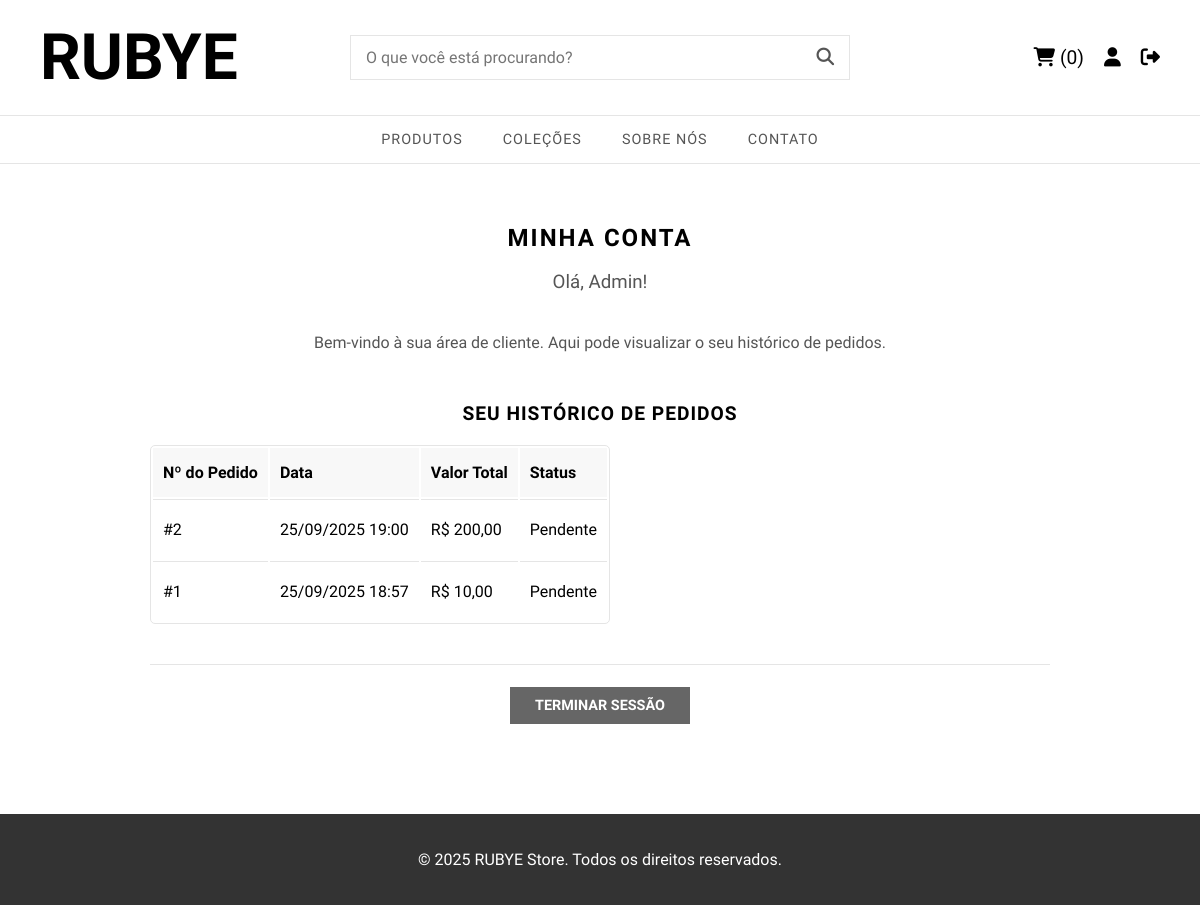
The app's page /minha_conta.php (signed in), older data.
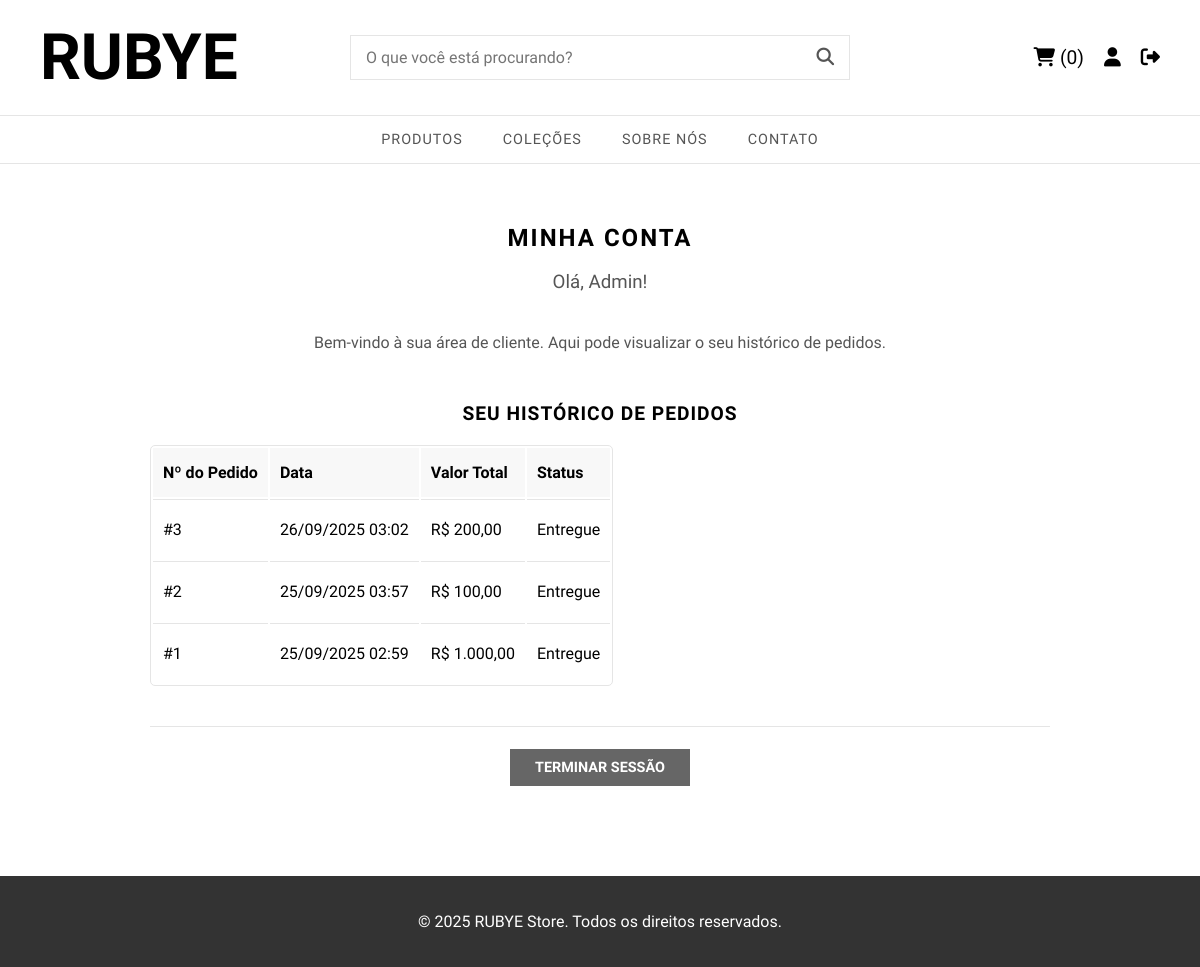
The same page, newer data.
### tables this page shows
CREATE TABLE `pedidos` (
  `id` int(11) NOT NULL,
  `usuario_id` int(11) NOT NULL,
  `total` decimal(10,2) NOT NULL,
  `status` enum('Pedido Recebido','Pagamento em Análise','Pagamento Confirmado','Em Separação','Enviado','Em rota de entrega','Entregue','Pedido Cancelado') NOT NULL DEFAULT 'Pedido Recebido',
  `data_pedido` timestamp NOT NULL DEFAULT current_timestamp()
);

### public/minha_conta.php (the view, shortened to what this page needs)
<?php
include 'partials/header.php';
$usuario_id = $_SESSION['usuario_id'];
?>
<div class="account-page">
    <h2>Minha Conta</h2>
    <h3>Olá, <?php echo htmlspecialchars($_SESSION['usuario_nome']); ?>!</h3>
    <p>Bem-vindo à sua área de cliente. Aqui pode visualizar o seu histórico de pedidos.</p>
    <div class="order-history">
        <h4>Seu Histórico de Pedidos</h4>
        <?php
        $stmt = $conexao->prepare("SELECT * FROM pedidos WHERE usuario_id = ? ORDER BY data_pedido DESC");
        $stmt->bind_param("i", $usuario_id);
        $stmt->execute();
        $pedidos = $stmt->get_result();
        if ($pedidos->num_rows > 0) :
        ?>
            <table>
                <thead>
                    <tr>
                        <th>Nº do Pedido</th>
                        <th>Data</th>
                        <th>Valor Total</th>
                        <th>Status</th>
                    </tr>
                </thead>
                <tbody>
                    <?php while ($pedido = $pedidos->fetch_assoc()) : ?>
                        <tr>
                            <td>#<?php echo $pedido['id']; ?></td>
                            <td><?php echo date('d/m/Y H:i', strtotime($pedido['data_pedido'])); ?></td>
                            <td>R$ <?php echo number_format($pedido['total'], 2, ',', '.'); ?></td>
                            <td><?php echo htmlspecialchars($pedido['status']); ?></td>
                        </tr>
                    <?php endwhile; ?>
                </tbody>
            </table>
        <?php else : ?>
            <p>Você ainda não fez nenhum pedido.</p>
        <?php endif; ?>
    </div>
    <div class="account-actions">
        <a href="logout.php" class="btn-secondary">Terminar Sessão</a>
    </div>
</div>
<?php include 'partials/footer.php'; ?>

Row changes from the older to the newer data that the page shows:
added pedidos: id "3", data_pedido "26/09/2025 03:02", total "200,00", status "Entregue"
changed pedidos id 2: data_pedido "25/09/2025 19:00" → "25/09/2025 03:57"; total "200,00" → "100,00"; status "Pendente" → "Entregue"
changed pedidos id 1: data_pedido "25/09/2025 18:57" → "25/09/2025 02:59"; total "10,00" → "1.000,00"; status "Pendente" → "Entregue"
